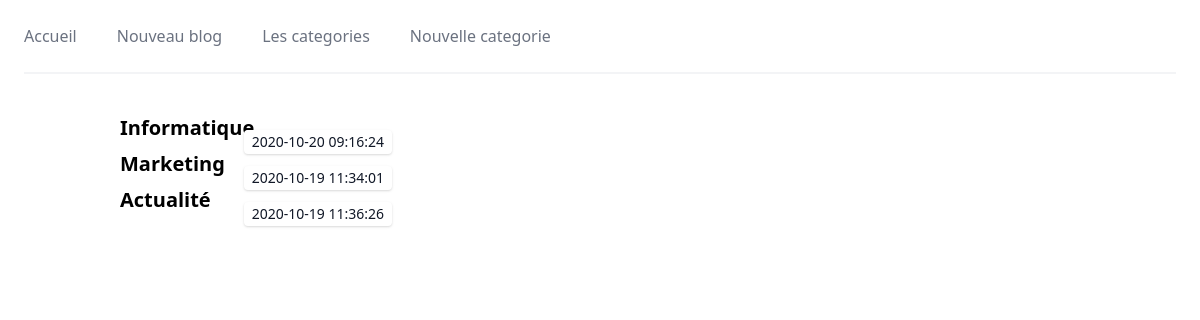
The page /category on the database its author committed.
### tables this page shows
CREATE TABLE IF NOT EXISTS `categories` (
  `id` bigint(20) UNSIGNED NOT NULL AUTO_INCREMENT,
  `name` varchar(255) DEFAULT NULL,
  `created_at` timestamp NULL DEFAULT NULL,
  `updated_at` timestamp NULL DEFAULT NULL,
  PRIMARY KEY (`id`)
);

### Controllers/CategoryController.php (called while the page is built, shortened)
<?php
require_once('Models/Category.php');
class CategoryController {
	public function index() {
		$cat = new Category;
		$categories = $cat->getCategories();
		include('Views/category/index.php');
	}
}

### Models/Database.php (called while the page is built, shortened)
<?php
class Database {
    public function __construct()
    {
        try {
            $this->bdd = new PDO('mysql:host=localhost;dbname=blog;charset=utf8', 'root', '');
        }
        catch(\Exception $e){
            echo $e->getMessage();
        }
    }
}

### Models/Category.php (called while the page is built, shortened)
<?php
require_once ('Models/Database.php');
class Category extends Database {
     function getCategories(){
          $request = $this->bdd->prepare('
			SELECT * FROM categories
		');
		$request->execute();
		$data = $request->fetchAll(PDO::FETCH_ASSOC);
		return $data;
     }
}

### Views/category/index.php (the view)
<?php require_once(ROOT . '/Views/partials/header.php'); ?>
<div class="container p-6 mx-auto grid grid-cols-1 md:grid-cols-2 lg:grid-cols-3 gap-4 lg:gap-8">
            <div class="p-2">
            <?php foreach($categories as $categorie) : ?>
                <a href="/category/show/<?= $categorie['id'] ?>">
                    <div class="relative">
                        <div class="absolute top-4 right-4 rounded shadow bg-white text-gray-900 dark:bg-gray-900 dark:text-white text-sm px-2 py-0.5">
                        <?= $categorie['created_at'] ?>
                        </div>
                    </div>
                    <div class="my-2 text-xl font-semibold"><?= $categorie['name'] ?></div>
                </a>
                <?php endforeach ?>
            </div>
</div>
<?php require_once(ROOT . '/Views/partials/footer.php'); ?>

### rows shown on the page
categories: created_at "2020-10-20 09:16:24", name "Informatique"
categories: created_at "2020-10-19 11:34:01", name "Marketing"
categories: created_at "2020-10-19 11:36:26", name "Actualité"
